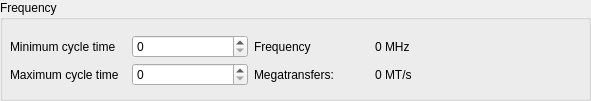
         <widget class="QGroupBox" name="groupBoxFrequency">
          <property name="geometry">
           <rect>
            <x>10</x>
            <y>10</y>
            <width>591</width>
            <height>101</height>
           </rect>
          </property>
          <property name="title">
           <string>Frequency</string>
          </property>
          <widget class="QWidget" name="gridLayoutWidget_3">
           <property name="geometry">
            <rect>
             <x>10</x>
             <y>30</y>
             <width>481</width>
             <height>61</height>
            </rect>
           </property>
           <layout class="QGridLayout" name="gridLayout_2">
            <property name="verticalSpacing">
             <number>0</number>
            </property>
            <item row="0" column="2">
             <widget class="QLabel" name="labelFrequency">
              <property name="text">
               <string>Frequency</string>
              </property>
             </widget>
            </item>
            <item row="1" column="0">
             <widget class="QLabel" name="labelMaxCycleTime">
              <property name="text">
               <string>Maximum cycle time</string>
              </property>
             </widget>
            </item>
            <item row="0" column="0">
             <widget class="QLabel" name="labelMinCycleTime">
              <property name="text">
               <string>Minimum cycle time</string>
              </property>
             </widget>
            </item>
            <item row="1" column="1">
             <widget class="QSpinBox" name="spinMaxCycleTime">
              <property name="maximum">
               <number>65000</number>
              </property>
             </widget>
            </item>
            <item row="1" column="2">
             <widget class="QLabel" name="labelMT">
              <property name="text">
               <string>Megatransfers:</string>
              </property>
             </widget>
            </item>
            <item row="0" column="1">
             <widget class="QSpinBox" name="spinMinCycleTime">
              <property name="maximum">
               <number>65000</number>
              </property>
             </widget>
            </item>
            <item row="0" column="3">
             <widget class="QLabel" name="labelFrequencyValue">
              <property name="text">
               <string>0 MHz</string>
              </property>
             </widget>
            </item>
            <item row="1" column="3">
             <widget class="QLabel" name="labelMTValue">
              <property name="text">
               <string>0 MT/s</string>
              </property>
             </widget>
            </item>
           </layout>
          </widget>
         </widget>
